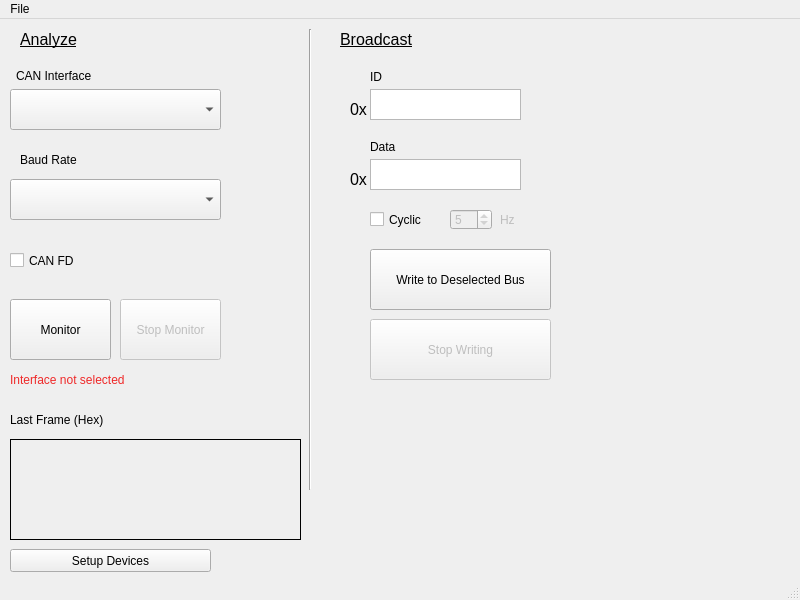
<?xml version="1.0" encoding="UTF-8"?>
<ui version="4.0">
 <class>MainWindow</class>
 <widget class="QMainWindow" name="MainWindow">
  <property name="geometry">
   <rect>
    <x>0</x>
    <y>0</y>
    <width>800</width>
    <height>600</height>
   </rect>
  </property>
  <property name="windowTitle">
   <string>canalinux</string>
  </property>
  <widget class="QWidget" name="centralwidget">
   <widget class="DeviceListComboBox" name="combo_devicelist">
    <property name="geometry">
     <rect>
      <x>10</x>
      <y>70</y>
      <width>211</width>
      <height>41</height>
     </rect>
    </property>
   </widget>
   <widget class="QLabel" name="label_interface">
    <property name="geometry">
     <rect>
      <x>16</x>
      <y>46</y>
      <width>201</width>
      <height>21</height>
     </rect>
    </property>
    <property name="text">
     <string>CAN Interface</string>
    </property>
   </widget>
   <widget class="QComboBox" name="combo_baudrate">
    <property name="geometry">
     <rect>
      <x>10</x>
      <y>160</y>
      <width>211</width>
      <height>41</height>
     </rect>
    </property>
   </widget>
   <widget class="QLabel" name="label_baudrate">
    <property name="geometry">
     <rect>
      <x>20</x>
      <y>130</y>
      <width>201</width>
      <height>21</height>
     </rect>
    </property>
    <property name="text">
     <string>Baud Rate</string>
    </property>
   </widget>
   <widget class="QCheckBox" name="checkbox_canfd">
    <property name="geometry">
     <rect>
      <x>10</x>
      <y>230</y>
      <width>92</width>
      <height>23</height>
     </rect>
    </property>
    <property name="text">
     <string>CAN FD</string>
    </property>
   </widget>
   <widget class="QPushButton" name="pushbutton_monitor">
    <property name="geometry">
     <rect>
      <x>10</x>
      <y>280</y>
      <width>101</width>
      <height>61</height>
     </rect>
    </property>
    <property name="text">
     <string>Monitor</string>
    </property>
   </widget>
   <widget class="QLabel" name="label_canoutput">
    <property name="geometry">
     <rect>
      <x>10</x>
      <y>420</y>
      <width>291</width>
      <height>101</height>
     </rect>
    </property>
    <property name="frameShape">
     <enum>QFrame::Box</enum>
    </property>
    <property name="text">
     <string/>
    </property>
   </widget>
   <widget class="QLabel" name="label_lastframe">
    <property name="geometry">
     <rect>
      <x>10</x>
      <y>390</y>
      <width>201</width>
      <height>21</height>
     </rect>
    </property>
    <property name="text">
     <string>Last Frame (Hex)</string>
    </property>
   </widget>
   <widget class="QPushButton" name="pushbutton_stopmonitor">
    <property name="enabled">
     <bool>false</bool>
    </property>
    <property name="geometry">
     <rect>
      <x>120</x>
      <y>280</y>
      <width>101</width>
      <height>61</height>
     </rect>
    </property>
    <property name="text">
     <string>Stop Monitor</string>
    </property>
   </widget>
   <widget class="QLabel" name="label_ifaceerror">
    <property name="enabled">
     <bool>true</bool>
    </property>
    <property name="geometry">
     <rect>
      <x>10</x>
      <y>350</y>
      <width>201</width>
      <height>21</height>
     </rect>
    </property>
    <property name="palette">
     <palette>
      <active>
       <colorrole role="WindowText">
        <brush brushstyle="SolidPattern">
         <color alpha="255">
          <red>239</red>
          <green>41</green>
          <blue>41</blue>
         </color>
        </brush>
       </colorrole>
      </active>
      <inactive>
       <colorrole role="WindowText">
        <brush brushstyle="SolidPattern">
         <color alpha="255">
          <red>239</red>
          <green>41</green>
          <blue>41</blue>
         </color>
        </brush>
       </colorrole>
      </inactive>
      <disabled>
       <colorrole role="WindowText">
        <brush brushstyle="SolidPattern">
         <color alpha="255">
          <red>190</red>
          <green>190</green>
          <blue>190</blue>
         </color>
        </brush>
       </colorrole>
      </disabled>
     </palette>
    </property>
    <property name="text">
     <string>Interface not selected</string>
    </property>
   </widget>
   <widget class="QPushButton" name="pushbutton_write">
    <property name="geometry">
     <rect>
      <x>370</x>
      <y>230</y>
      <width>181</width>
      <height>61</height>
     </rect>
    </property>
    <property name="text">
     <string>Write to Deselected Bus</string>
    </property>
   </widget>
   <widget class="QLabel" name="label_id">
    <property name="geometry">
     <rect>
      <x>370</x>
      <y>50</y>
      <width>57</width>
      <height>15</height>
     </rect>
    </property>
    <property name="text">
     <string>ID</string>
    </property>
   </widget>
   <widget class="QLabel" name="label_data">
    <property name="geometry">
     <rect>
      <x>370</x>
      <y>120</y>
      <width>57</width>
      <height>15</height>
     </rect>
    </property>
    <property name="text">
     <string>Data</string>
    </property>
   </widget>
   <widget class="QPlainTextEdit" name="textedit_id">
    <property name="geometry">
     <rect>
      <x>370</x>
      <y>70</y>
      <width>151</width>
      <height>31</height>
     </rect>
    </property>
   </widget>
   <widget class="QPlainTextEdit" name="textedit_data">
    <property name="geometry">
     <rect>
      <x>370</x>
      <y>140</y>
      <width>151</width>
      <height>31</height>
     </rect>
    </property>
   </widget>
   <widget class="Line" name="line">
    <property name="geometry">
     <rect>
      <x>290</x>
      <y>10</y>
      <width>41</width>
      <height>461</height>
     </rect>
    </property>
    <property name="orientation">
     <enum>Qt::Vertical</enum>
    </property>
   </widget>
   <widget class="QLabel" name="label_hexdata">
    <property name="geometry">
     <rect>
      <x>350</x>
      <y>150</y>
      <width>21</width>
      <height>21</height>
     </rect>
    </property>
    <property name="font">
     <font>
      <pointsize>12</pointsize>
     </font>
    </property>
    <property name="text">
     <string>0x</string>
    </property>
   </widget>
   <widget class="QLabel" name="label_hexid">
    <property name="geometry">
     <rect>
      <x>350</x>
      <y>80</y>
      <width>21</width>
      <height>21</height>
     </rect>
    </property>
    <property name="font">
     <font>
      <pointsize>12</pointsize>
     </font>
    </property>
    <property name="text">
     <string>0x</string>
    </property>
   </widget>
   <widget class="QPushButton" name="pushbutton_devicesetup">
    <property name="geometry">
     <rect>
      <x>10</x>
      <y>530</y>
      <width>201</width>
      <height>23</height>
     </rect>
    </property>
    <property name="text">
     <string>Setup Devices</string>
    </property>
   </widget>
   <widget class="QLabel" name="label_analyze">
    <property name="geometry">
     <rect>
      <x>20</x>
      <y>10</y>
      <width>151</width>
      <height>21</height>
     </rect>
    </property>
    <property name="font">
     <font>
      <pointsize>12</pointsize>
      <underline>true</underline>
     </font>
    </property>
    <property name="text">
     <string>Analyze</string>
    </property>
   </widget>
   <widget class="QLabel" name="label_broadcast">
    <property name="geometry">
     <rect>
      <x>340</x>
      <y>10</y>
      <width>151</width>
      <height>21</height>
     </rect>
    </property>
    <property name="font">
     <font>
      <pointsize>12</pointsize>
      <underline>true</underline>
     </font>
    </property>
    <property name="text">
     <string>Broadcast</string>
    </property>
   </widget>
   <widget class="QCheckBox" name="checkbox_cyclicwrite">
    <property name="geometry">
     <rect>
      <x>370</x>
      <y>190</y>
      <width>85</width>
      <height>21</height>
     </rect>
    </property>
    <property name="text">
     <string>Cyclic</string>
    </property>
   </widget>
   <widget class="QSpinBox" name="spinbox_refreshrate">
    <property name="enabled">
     <bool>false</bool>
    </property>
    <property name="geometry">
     <rect>
      <x>450</x>
      <y>190</y>
      <width>42</width>
      <height>21</height>
     </rect>
    </property>
    <property name="value">
     <number>5</number>
    </property>
   </widget>
   <widget class="QLabel" name="label_hz">
    <property name="enabled">
     <bool>false</bool>
    </property>
    <property name="geometry">
     <rect>
      <x>500</x>
      <y>190</y>
      <width>57</width>
      <height>21</height>
     </rect>
    </property>
    <property name="text">
     <string>Hz</string>
    </property>
   </widget>
   <widget class="QPushButton" name="pushbutton_stopwrite">
    <property name="enabled">
     <bool>false</bool>
    </property>
    <property name="geometry">
     <rect>
      <x>370</x>
      <y>300</y>
      <width>181</width>
      <height>61</height>
     </rect>
    </property>
    <property name="text">
     <string>Stop Writing</string>
    </property>
   </widget>
  </widget>
  <widget class="QMenuBar" name="menubar">
   <property name="geometry">
    <rect>
     <x>0</x>
     <y>0</y>
     <width>800</width>
     <height>20</height>
    </rect>
   </property>
   <widget class="QMenu" name="file_menu">
    <property name="title">
     <string>File</string>
    </property>
    <addaction name="action_load_dbc"/>
   </widget>
   <addaction name="file_menu"/>
  </widget>
  <widget class="QStatusBar" name="statusbar"/>
  <action name="action_load_dbc">
   <property name="text">
    <string>Load DBC</string>
   </property>
  </action>
 </widget>
 <customwidgets>
  <customwidget>
   <class>DeviceListComboBox</class>
   <extends>QComboBox</extends>
   <header>devicelistcombobox.h</header>
  </customwidget>
 </customwidgets>
 <resources/>
 <connections/>
</ui>
